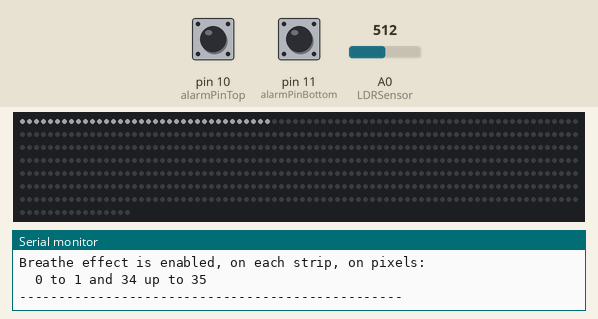
The sketch below on a simulated Arduino Uno, built with avr-gcc and run on an emulated ATmega328P. On the bench: 576 RGB LEDs in strip order, left to right, continuing on the next row, the last lines printed to the serial monitor. The inputs (shaded band) are chosen by the test bench; at power-on: A0 (LDRSensor) = 512, pin 10 (alarmPinTop) HIGH, pin 11 (alarmPinBottom) HIGH. Dim RGB values are drawn brighter than linear.

Above: at 2.63 s.
At 6.6 s:
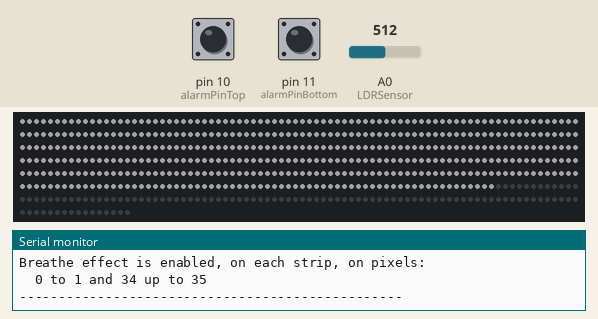
6.7 s: A0 (LDRSensor) set to 610
At 8.7 s:
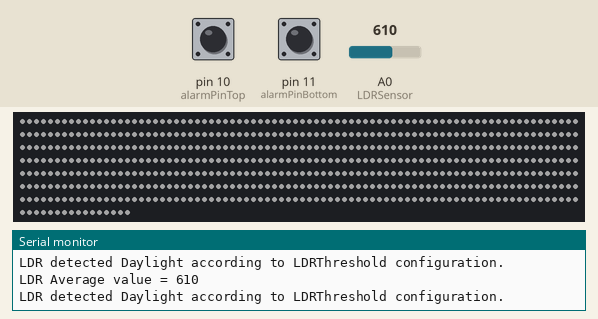
Timing chart, 0 to 10.2 s (numbered marks = the images above; inputs shaded):
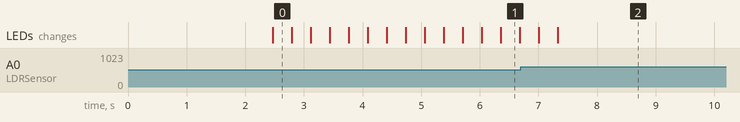

The sketch:

NeoPixelStairs.ino.ino
```cpp
// NeoPixel Stair Led-strips
//
// 06-01-2019 Vinz68  Initial release
// 11-01-2019 Vinz68  LDR sensor added
// 13-01-2019 Vinz68  Beathe function more configurable (number of used leds, BREATHELEDS)
// 19-01-2019 Vinz68  LDR value smoothing added.
//                    This reduces the sensor-Walk-by and value spikes, so operates better during daylight.
//                    Usage of internal led (pin 13) removed.
// 29-01-2021 Vinz68  Added the initial brighness value as setting

#include <Adafruit_NeoPixel.h>
#ifdef __AVR__
#include <avr/power.h>
#endif

// --------------------------------------------------------------------------------------------------------------------------------------------------
// Configuration of the NeoPixel output
#define PIN             5         // Pin used for the NeoPixels

// How many NeoPixels are attached to the Arduino ?
#define LEDSTRIPS       16        // Number of stair steps (led strips)
#define LEDSPERSTRIP    36        // Number of leds per strip
#define NUMPIXELS       LEDSTRIPS*LEDSPERSTRIP
#define BRIGHTNESS      35        // Adjust brightness of the leds here

// When we setup the NeoPixel library, we tell it how many pixels, and which pin to use to send signals.
Adafruit_NeoPixel strip = Adafruit_NeoPixel(NUMPIXELS, PIN, NEO_GRB + NEO_KHZ800);
// --------------------------------------------------------------------------------------------------------------------------------------------------


// --------------------------------------------------------------------------------------------------------------------------------------------------
// Configuration of the Passive Infrared (PIR)
int alarmPinTop = 10;             // PIR at the top of the stairs
int alarmPinBottom = 11;          // PIR at the bottom of the stairs
int alarmValueTop = LOW;          // Variable to hold the PIR status
int alarmValueBottom = LOW;       // Variable to hold the PIR status
// --------------------------------------------------------------------------------------------------------------------------------------------------


// -------------------------------------------------------------------------------------------------------------------------------------------------
// Configuration of the Light dependent resistor (LDR)
bool useLDR = true;               // flag, when true the program uses the LDR, set to "false" if you don't have a LDR sensor.
int LDRSensor = A0;               // Light dependent resistor, Analog Input line
long LDRValue = 0;                // Variable to hold the current measured LDR value
long LDRThreshold = 600;          // Only switch on LED's at night when LDR senses low light conditions - you may have to change this value for your circumstances!

// Define the number of samples to keep track of. The higher the number, the more the readings will be smoothed, but the slower the output will respond to the input.
// For our use case (determine the ammout of light) smoothing is good, so walk-by the LDR sensor or a sensor read spike is ingnored.
const int numReadings = 100;
int readings[numReadings];        // the readings from the analog input
int readIndex = 0;                // the index of the current reading
long total = 0;                   // the running total
long average = 0;                 // the average

//-------------------------------------------------------------------------------------------------------
// TUNING PART: for the Breathe effect, turn-on and turn-off speed and LDR sesonr usage
bool useBreatheDuringDaylight = true;   // flag, when true the program will use the breathe function also during daylight (when useLDR=true)
int change = 2;                 // used in 'breathing' the LED's , make value smalle to make it smoother, or higher to make it faster
int breathe = 25;               // used in 'breathing' the LED's.
int turnOnSpeed = 300;          // speed to turn on next led-strip, in msec between next strip
int turnOffSpeed = 200;         // speed to turn off next led-strip, in msec between next strip
int keepLedsOnTime = 18000;     // keep leds on for at least .. msec.
int keepLedsOffTime = 1500;     // keep leds off for at least .. msec.
#define BREATHELEDS     2         // Number of leds used in breathe function.
                                  // NOTE:  The number indicates the number of Begin Leds and Last leds per strip
                                  //        so with setting = "1", the first and last leds of the ledstrip would be used for the breathe function.
                                  // NOTE:  Minimal value = 0       (= no breathe function)
                                  //        Maximum value = LEDSPERSTRIP / 2  (= all leds used in the breathe function)


// -------------------------------------------------------------------------------------------------------------------------------------------------
// Set up Variables for the needed program logic (DO NOT TOUCH THESE!)
unsigned long timeOut = 0;        // timestamp to remember when the PIR was triggered.
unsigned long timeLoopStart = 0;  // timestamp to remember when loop has started. used to determine the end-delay (keeps loop running in same intervals)
unsigned long timeTemp = 0;       // temp. var used in time calculations
unsigned long timeDiff = 0;       // temp. var used in time calculations
bool readPIRInputs = true;        // flag, when true, reads the PIR sensors. Disabled (false) by the program when LDR indicated that there is enough light.
int downUp = 0;                   // main program mode, The possible values are:
                                  //  0   =   Idle mode, waiting for PIR trigger to turn stairs on.
                                  //  1   =   Going down, Turning stairs on (direction up to down)
                                  //  2   =   Going up, Turnurning stairs on (direction down to up)
                                  //  3   =   Turning leds off, from top to down
                                  //  4   =   Turninf leds off, from bottom to up
                                  //  5   =   All leds just turned off. After short time, automatically mode will be set to "0".


void setup() {

  strip.begin();                    // This initializes the NeoPixel library.

  strip.setBrightness(BRIGHTNESS);  // Sets the brightness of the LEDs (change 'BRIGHTNESS' defined value when you need to change it)
  clearStrip();                     // Initialize all pixels to 'off', and do strip.show()

    // Configure the used digital input & output
  pinMode(alarmPinTop, INPUT_PULLUP);     // for PIR at top of stairs initialise the input pin and use the internal restistor
  pinMode(alarmPinBottom, INPUT_PULLUP);  // for PIR at bottom of stairs initialise the input pin and use the internal restistor


  Serial.begin (9600);      // only required for debugging. Output some settings in the Serial Monitor Window
  Serial.println("-------------------------------------------------");
  Serial.print("NeoPixel used on outout-pin [");
  Serial.print(PIN);
  Serial.print("] with ");
  Serial.print(NUMPIXELS);
  Serial.println(" Pixels");
  Serial.print("Number of LED-strips: ");
  Serial.println(LEDSTRIPS);
  Serial.print("Number of LEDs per strip: ");
  Serial.println(LEDSPERSTRIP);
  if (useLDR) {
    // initialize all the LDR-readings to current values...
    for (int thisReading = 0; thisReading < numReadings; thisReading++) {
      readings[thisReading] = analogRead(LDRSensor);
      total = total + readings[thisReading];
    }
    // ... and calculate the average value of [numReadings] samples.
    LDRValue = total / numReadings;

    Serial.print("LDR used on analog input pin [");
    Serial.print(LDRSensor);
    Serial.println("]");
    Serial.print("Determine number of samples for average value: ");
    Serial.println( numReadings );
    Serial.print("LDR average value = ");
    Serial.println( LDRValue );
    Serial.print("Stairs will work when LDR average value <= ");
    Serial.println(LDRThreshold);
  }
  if (BREATHELEDS>0) {
        Serial.println("Breathe effect is enabled, on each strip, on pixels: ");

        if (BREATHELEDS>1) {
          Serial.print("  0 to ");
          Serial.print(BREATHELEDS-1);
          Serial.print(" and ");
          Serial.print(LEDSPERSTRIP-BREATHELEDS);
          Serial.print(" up to ");
          Serial.println(LEDSPERSTRIP-1);
        }
        else {
          Serial.print("0 and ");
          Serial.println(LEDSPERSTRIP-1);
        }
  }
  Serial.println("-------------------------------------------------");


  delay (2000); // it takes the sensor 2 seconds to scan the area around it before it can detect infrared presence.
}

void loop() {

  // register the current time (in msec, for later use to optimize the execution loop)
  timeLoopStart=millis();

  // By default read the PIR inputs (unless LDR sensors are used and it is light enough...)
  readPIRInputs = true;
  if (useLDR) {

    // Read the (new) average value of the LDR (we use a sample array to filter out walk-by and sensor spikes)
    LDRValue = readAverageLDR();

    // For finetuning, show the LDR value, so the LDRThreshold can be determined ; once it works disable the next statement with '//'
    // Serial.println(LDRValue);

    // Check if LDR senses low light conditions ...
    if (LDRValue >= LDRThreshold) {
      // There is enough light, the stairs/ledstips will not be activated (readPIRInputs = false)
      readPIRInputs = false;

      // Show that stair will not turn on / on PIR detection, due to LDR logic (daylight mode detected)
      // NOTE: These "Serial" statement can be deleted when everything works fine.
      //       its here for finetuning the LDRThreshold value, which you should configure in the begin of this file.
      Serial.println("LDR detected Daylight according to LDRThreshold configuration.");
      Serial.print("LDR Average value = ");
      Serial.println(LDRValue);
    }
    else {
      // It is dark enough. The stairs/ledstips will be activated. (readPIRInputs = true)
      alarmValueTop = LOW;
      alarmValueBottom = LOW;
    }
  }

  // Read the PIR inputs ?
  if (readPIRInputs) {
    alarmValueTop = digitalRead(alarmPinTop); // Constantly poll the PIR at the top of the stairs
    alarmValueBottom = digitalRead(alarmPinBottom); // Constantly poll the PIR at the bottom of the stairs
  }

  // Check if PIR Top was triggered an leds must be turned on
  if ( (alarmValueTop == HIGH) && (downUp == 0) ) { // the 2nd term indicates that there is currently no activity (up or down)
    timeOut=millis(); // Timestamp when the PIR is triggered. The LED cycle wil then start.
    downUp = 1;
    colourWipeDown(strip.Color(255, 255, 250), turnOnSpeed ); // Warm White,led-light from top to down
  }

  // Check if PIR Bottom was triggered an leds must be turned on
  if ( (alarmValueBottom == HIGH) && (downUp == 0)) { // the 2nd term indicates that there is currently no activity (up or down)
    timeOut=millis(); // Timestamp when the PIR is triggered. The LED cycle wil then start.
    downUp = 2;
    colourWipeUp(strip.Color(255, 255, 250), turnOnSpeed); // Warm White,led-light from bottom to top
  }

  // Logic to turn the leds off (determines the turn-off direction)
  if ( (downUp!=0) && (timeOut+keepLedsOnTime < millis()) ) { //switch off LED's in the direction of travel.
    if (downUp == 1) {
      downUp = 3;     // mode = turn off leds from top to down
      colourWipeDown(strip.Color(0, 0, 0), turnOffSpeed); // Off
      downUp=5;      // Stairs are just turned off
    }
    if (downUp == 2) {
      downUp = 4;  // mode = turn off leds from bottom to top
      colourWipeUp(strip.Color(0, 0, 0), turnOffSpeed); // Off
      downUp=5;      // Stairs are just turned off
    }
  }

  // Enable Breathe Effect when needed.
  if (downUp==0) {          // Currently no activity on the stairs ? (in idle mode, not turned (or turning) on or off ?)

    // Check if PIRs are read (not when it is dark), or when breathe function must also work during the day
    if ( (readPIRInputs) || (useBreatheDuringDaylight) ) {
      // Enable "breathe" function
      handleBreathe();      // so....Enable the cool "breathe effect" of the led strip lights
    }
    else {
      clearStrip();	        // during daylight all leds turned off.
    }
  }
  else if (downUp==5) {     // eventually the stairs led lights will be turned off again (mode=5)
    delay(keepLedsOffTime); // allow small delay/pause and then activate the stairs again with the breathe and motion detection function
    downUp=0;               // set to 0 to allow breathe/motion detection (-1 for debugging one run)
  }
}

long readAverageLDR() {

  // Subtract the last reading:
  total = total - readings[readIndex];

  // Read the current value of the Light Sensor, and store in samples array
  readings[readIndex] = analogRead(LDRSensor);

  // Add the reading to the total:
  total = total + readings[readIndex];

  // Advance to the next position in the array:
  readIndex = readIndex + 1;

  // If we're at the end of the array...
  if (readIndex >= numReadings) {
    // ...wrap around to the beginning:
    readIndex = 0;
  }

  // Calculate the average:
  average = total / numReadings;

  return (average);
}

void handleBreathe() {

  // Blue value changes
  breathe = breathe + change;

  //Breathe the LED from 20 = off to 100 = fairly bright, change values if needed
  if ( (breathe >= 100 || breathe <= 20) ) {

    change = -change;         // Toggle the value to increase/decrease the breathe value

    timeTemp = millis();
    timeDiff = timeTemp - timeLoopStart;

    // Program execution was shorter than 150 msec ? Then delay up to 150 msec, for a smooth breathe
    // NOTE: shorten the 150-numbers to a lower (same) value when breath is to slow..
    if (timeDiff < 150) {
      delay(150-timeDiff);  // Pause at beginning and end of each breath
    }
    else {
      // Program execution was longer than 150 msec, so no delay needed
    }
  }
  else {

    // For each stair/step, "breathe" the configured number of pixels
    for (uint16_t k = 0; k < LEDSTRIPS; k++) {
      int startFirst = (NUMPIXELS/LEDSTRIPS) * k;
      int endFirst = startFirst + BREATHELEDS;

      // Turn on first "BREATHELEDS" of each stripm with the breathe color.
      for (uint16_t i = startFirst; i < endFirst; i++) {
            strip.setPixelColor(i, strip.Color(0,0,breathe));
      }

      int startLast = ((NUMPIXELS/LEDSTRIPS) * k) + (LEDSPERSTRIP - BREATHELEDS) ;
      int endLast = startLast + BREATHELEDS;

      // Turn on last "BREATHELEDS" of each stripm with the breathe color.
      for (uint16_t i = startLast; i < endLast; i++) {
            strip.setPixelColor(i, strip.Color(0,0,breathe));
      }
    }
    strip.show();

    timeTemp = millis();
    timeDiff = timeTemp - timeLoopStart;

    // Program execution (timeDiff) was shorter than 25 msec ? Then delay up to 25 msec, for a smooth breathe
    // NOTE: shorten the 25-numbers to a lower (same) value when breath is to slow..
    if (timeDiff < 25) {
      delay(25-timeDiff);
    }
    else {
      // Program execution was longer than 25 msec, no delay needed
    }
  }
}


// Fade light each step strip
void colourWipeDown(uint32_t c, uint16_t wait) {

  for (uint16_t k = 0; k < LEDSTRIPS; k++){
    int start = (NUMPIXELS/LEDSTRIPS) *k;

    for (uint16_t j = start; j < start + LEDSPERSTRIP; j++){
      strip.setPixelColor(j, c);
    }
    strip.show();
    delay(wait);
  }
}


// Fade light each step strip
void colourWipeUp(uint32_t c, uint16_t wait) {
  for (uint16_t k = LEDSTRIPS; k > 0; k--){
    int start = NUMPIXELS/LEDSTRIPS *k;

    int x = start;
    do
    {
      strip.setPixelColor(x-1, c);
      x--;
    } while (x > start - LEDSPERSTRIP);

    strip.show();
    delay(wait);
  }
}

void clearStrip(){
  // All pixels off
  for (int l=0; l<NUMPIXELS; l++){
    strip.setPixelColor(l, strip.Color(0,0,0));
  }
  strip.show(); // This sends the updated pixel's to the hardware.
}
```
